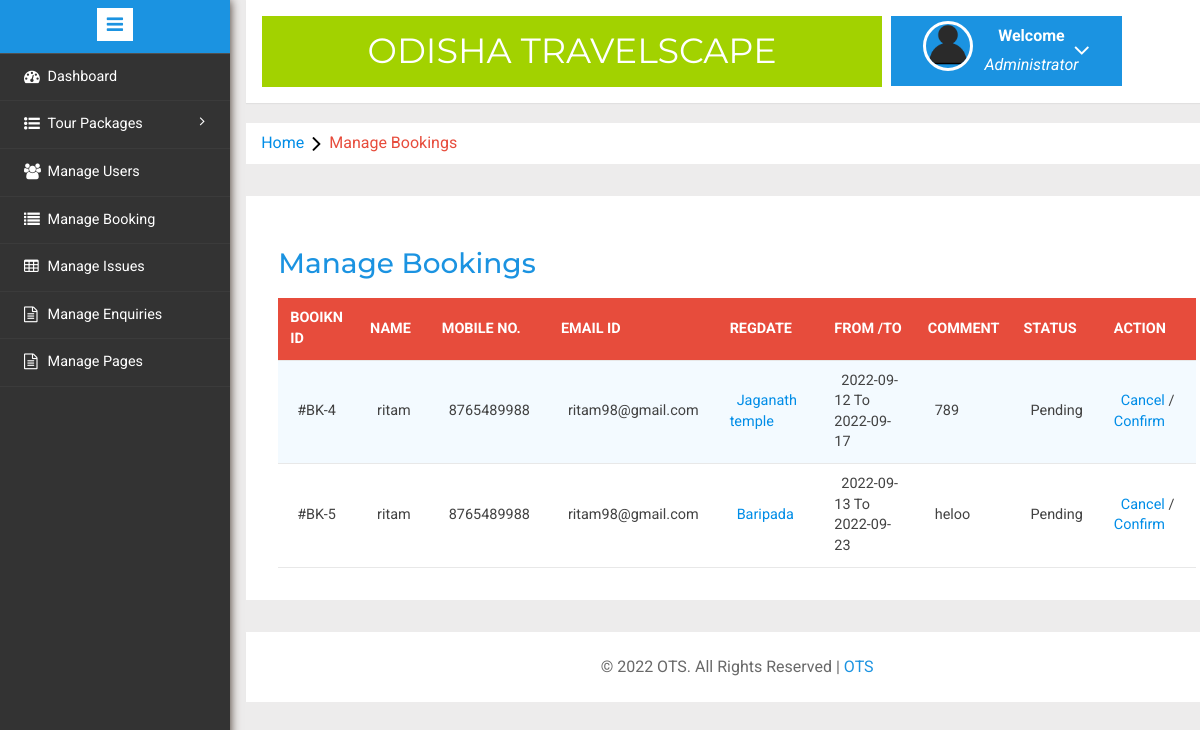
/admin/manage-bookings.php (signed in), run on the app's committed database.
### tables this page shows
CREATE TABLE `tblusers` (
  `id` int(11) NOT NULL,
  `FullName` varchar(100) DEFAULT NULL,
  `MobileNumber` char(10) DEFAULT NULL,
  `EmailId` varchar(70) DEFAULT NULL,
  `Password` varchar(100) DEFAULT NULL,
  `RegDate` timestamp NULL DEFAULT current_timestamp(),
  `UpdationDate` timestamp NULL DEFAULT NULL ON UPDATE current_timestamp()
);

CREATE TABLE `tblbooking` (
  `BookingId` int(11) NOT NULL,
  `PackageId` int(11) DEFAULT NULL,
  `UserEmail` varchar(100) DEFAULT NULL,
  `FromDate` varchar(100) DEFAULT NULL,
  `ToDate` varchar(100) DEFAULT NULL,
  `Comment` mediumtext DEFAULT NULL,
  `RegDate` timestamp NULL DEFAULT current_timestamp(),
  `status` int(11) DEFAULT NULL,
  `CancelledBy` varchar(5) DEFAULT NULL,
  `UpdationDate` timestamp NULL DEFAULT NULL ON UPDATE current_timestamp()
);

CREATE TABLE `tbltourpackages` (
  `PackageId` int(11) NOT NULL,
  `PackageName` varchar(200) DEFAULT NULL,
  `PackageType` varchar(150) DEFAULT NULL,
  `PackageLocation` varchar(100) DEFAULT NULL,
  `PackagePrice` int(11) DEFAULT NULL,
  `PackageFetures` varchar(255) DEFAULT NULL,
  `PackageDetails` mediumtext DEFAULT NULL,
  `PackageImage` varchar(100) DEFAULT NULL,
  `Creationdate` timestamp NULL DEFAULT current_timestamp(),
  `UpdationDate` timestamp NULL DEFAULT NULL ON UPDATE current_timestamp()
);

### admin/manage-bookings.php (the view, shortened to what this page needs)
<?php
include('includes/config.php');
if(strlen($_SESSION['alogin'])==0)
	{
header('location:index.php');
}
else{
	?>
<!DOCTYPE HTML>
<html>
<head>
<link href="css/bootstrap.min.css" rel='stylesheet' type='text/css' />
<link href="css/style.css" rel='stylesheet' type='text/css' />
<link rel="stylesheet" href="css/morris.css" type="text/css"/>
<link href="css/font-awesome.css" rel="stylesheet">
<link rel="stylesheet" type="text/css" href="css/table-style.css" />
<link rel="stylesheet" type="text/css" href="css/basictable.css" />
<link rel="stylesheet" href="css/icon-font.min.css" type='text/css' />
</head>
<body>
   <div class="page-container">
<div class="left-content">
	   <div class="mother-grid-inner">
				<?php include('includes/header.php');?>
				</div>
<ol class="breadcrumb">
                <li class="breadcrumb-item"><a href="index.html">Home</a><i class="fa fa-angle-right"></i>Manage Bookings</li>
            </ol>
<div class="agile-grids">
				<div class="agile-tables">
					<div class="w3l-table-info">
					  <h2>Manage Bookings</h2>
					    <table id="table">
						<thead>
						  <tr>
						  <th>Booikn id</th>
							<th>Name</th>
							<th>Mobile No.</th>
							<th>Email Id</th>
							<th>RegDate </th>
							<th>From /To </th>
							<th>Comment </th>
							<th>Status </th>
							<th>Action </th>
						  </tr>
						</thead>
						<tbody>
<?php $sql = "SELECT tblbooking.BookingId as bookid,tblusers.FullName as fname,tblusers.MobileNumber as mnumber,tblusers.EmailId as email,tbltourpackages.PackageName as pckname,tblbooking.PackageId as pid,tblbooking.FromDate as fdate,tblbooking.ToDate as tdate,tblbooking.Comment as comment,tblbooking.status as status,tblbooking.CancelledBy as cancelby,tblbooking.UpdationDate as upddate from tblusers join  tblbooking on  tblbooking.UserEmail=tblusers.EmailId join tbltourpackages on tbltourpackages.PackageId=tblbooking.PackageId";
$query = $dbh -> prepare($sql);
$query->execute();
$results=$query->fetchAll(PDO::FETCH_OBJ);
$cnt=1;
if($query->rowCount() > 0)
{
foreach($results as $result)
{				?>
						  <tr>
							<td>#BK-<?php echo htmlentities($result->bookid);?></td>
							<td><?php echo htmlentities($result->fname);?></td>
							<td><?php echo htmlentities($result->mnumber);?></td>
							<td><?php echo htmlentities($result->email);?></td>
							<td><a href="update-package.php?pid=<?php echo htmlentities($result->pid);?>"><?php echo htmlentities($result->pckname);?></a></td>
							<td><?php echo htmlentities($result->fdate);?> To <?php echo htmlentities($result->tdate);?></td>
								<td><?php echo htmlentities($result->comment);?></td>
								<td><?php if($result->status==0)
{
echo "Pending";
}
?></td>
<?php if($result->status==2)
{
	?><td>Cancelled</td>
<?php } else {?>
<td><a href="manage-bookings.php?bkid=<?php echo htmlentities($result->bookid);?>" onclick="return confirm('Do you really want to cancel booking')" >Cancel</a> / <a href="manage-bookings.php?bckid=<?php echo htmlentities($result->bookid);?>" onclick="return confirm('booking has been confirm')" >Confirm</a></td>
<?php }?>
						  </tr>
						 <?php $cnt=$cnt+1;} }?>
						</tbody>
					  </table>
					</div>
			</div>
<?php include('includes/footer.php');?>
</div>
</div>
						<?php include('includes/sidebarmenu.php');?>
							</div>
</body>
</html>
<?php } ?>

### admin/css/table-style.css (style rules this page uses)
table { background: white; border-collapse: collapse; margin: 1.25em 0 0; width: 100%; }
table tr, table th, table td { border: none; border-bottom: 1px solid #e8e8e8; font-size: .95em; }
table th, table td { padding: 10px 12px; text-align: left; }
table th { background: #e74c3c; color: #fff; text-transform: uppercase; }
table tr td { background: #f3faff; color: #424242; }
table tr:nth-of-type(2n+2) td { background: #ffffff; }
table { width: 100%; }

### data on the page
tblusers: tblbooking.BookingId "4", FullName "ritam", MobileNumber "8765489988", EmailId "ritam98@gmail.com", tbltourpackages.PackageName "Jaganath temple", tblbooking.FromDate "2022-09-12", tblbooking.ToDate "2022-09-17", tblbooking.Comment "789", tblbooking.BookingId "5", tbltourpackages.PackageName "Baripada", tblbooking.FromDate "2022-09-13", tblbooking.ToDate "2022-09-23", tblbooking.Comment "heloo"
